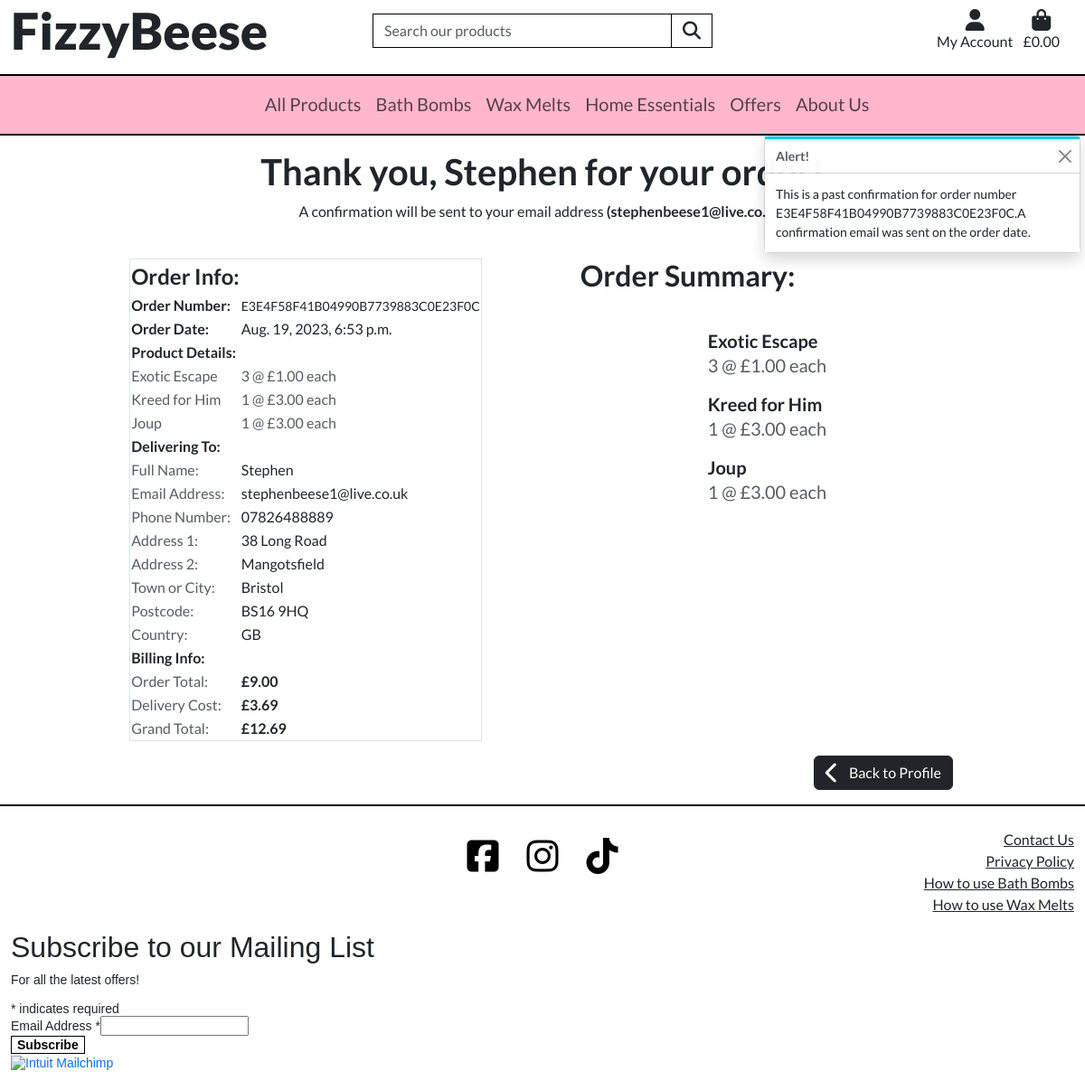
Screenshot of /profile/order_history/E3E4F58F41B04990B7739883C0E23F0C (signed in) with the database file from the repository.
### checkout/models.py (models this page shows, shortened)
class Order(models.Model):
    order_number = models.CharField(max_length=32, null=False, editable=False)
    user_profile = models.ForeignKey(UserProfile, on_delete=models.SET_NULL,
                                     null=True, blank=True,
                                     related_name='orders')
    full_name = models.CharField(max_length=50, null=False, blank=False)
    email = models.EmailField(max_length=254, null=False, blank=False)
    phone_number = models.CharField(max_length=20, null=False, blank=False)
    country = CountryField(blank_label='Country *', null=False, blank=False)
    postcode = models.CharField(max_length=20, null=False, blank=False)
    town_or_city = models.CharField(max_length=40, null=False, blank=False)
    street_address1 = models.CharField(max_length=80, null=False, blank=False)
    street_address2 = models.CharField(max_length=80, null=True, blank=True)
    county = models.CharField(max_length=80, null=True, blank=True)
    date = models.DateTimeField(auto_now_add=True)
    total_weight = models.IntegerField(null=False, default=0)
    delivery_cost = models.DecimalField(
        max_digits=6, decimal_places=2, null=False, default=0)
    order_total = models.DecimalField(
        max_digits=10,
        decimal_places=2,
        null=False,
        default=0.00)
    grand_total = models.DecimalField(
        max_digits=10,
        decimal_places=2,
        null=False,
        default=0)
    original_bag = models.TextField(null=False, blank=False, default='')
    stripe_pid = models.CharField(
        max_length=254,
        null=False,
        blank=False,
        default='')

class OrderLineItem(models.Model):
    order = models.ForeignKey(
        Order,
        null=False,
        blank=False,
        on_delete=models.CASCADE,
        related_name='lineitems')
    product = models.ForeignKey(
        Product,
        null=False,
        blank=False,
        on_delete=models.CASCADE)
    quantity = models.IntegerField(null=False, blank=False, default=0)
    lineitem_total = models.DecimalField(
        max_digits=6,
        decimal_places=2,
        null=False,
        blank=False,
        editable=False)

### products/models.py (models this page shows, shortened)
class Product(models.Model):
    name = models.CharField(max_length=254, unique=True)
    description = models.TextField(null=True, blank=True)
    price = models.DecimalField(max_digits=5, decimal_places=2)
    stock_remaining = models.IntegerField(null=False)
    product_categories = models.ManyToManyField(
        ProductCategory)  # Links to ProductCategory
    fragrance_categories = models.ManyToManyField(
        FragranceCategory, blank=True)  # Links to FragranceCategory
    weight = models.IntegerField()
    sale_price = models.DecimalField(
        max_digits=5,
        decimal_places=2,
        null=True,
        blank=True)
    is_clearance = models.BooleanField()
    is_featured = models.BooleanField()
    is_hidden = models.BooleanField()
    image = models.ImageField(null=True, blank=True)
    label_image = models.ImageField(null=True, blank=True)
    uploaded_on = models.DateTimeField()

### profiles/views.py (the view)
def order_history(request, order_number):
    if request.user.is_authenticated:
        order = get_object_or_404(Order, order_number=order_number)
        messages.info(request, (
            f'This is a past confirmation for order number {order_number}.'
            'A confirmation email was sent on the order date.'
        ))
        template = 'checkout/checkout_success.html'
        context = {
            'order': order,
            'from_profile': True,
        }
        return render(request, template, context)
    else:
        messages.error(request, 'You need to be logged in to view this page, \
                       please login and try again!')
        return redirect('home')

### bag/contexts.py (called while the page is built, shortened)
def bag_contents(request):
    bag_items = []
    total = 0
    product_count = 0
    total_weight = 0
    bag = request.session.get('bag', {})
    if total < settings.FREE_DELIVERY_THRESHOLD:
        if product_count == 0:
            delivery = 0
        free_delivery_delta = settings.FREE_DELIVERY_THRESHOLD - total
    else:
        delivery = 0
        free_delivery_delta = 0
    grand_total = delivery + total
    context = {
        'bag_items': bag_items,
        'total': total,
        'product_count': product_count,
        'total_weight': total_weight,
        'delivery': delivery,
        'free_delivery_delta': free_delivery_delta,
        'free_delivery_threshold': settings.FREE_DELIVERY_THRESHOLD,
        'grand_total': grand_total,
    }
    return context

### home/contexts.py (called while the page is built)
def offers(model):
    clearance_products = Product.objects.filter(is_clearance=True)
    sale_products = Product.objects.filter(sale_price=True)
    context = {
        'clearance_products': clearance_products,
        'sale_products': sale_products,
    }
    return context

### testimonials/contexts.py (called while the page is built)
def testimonial_context(request):
    testimonials = Testimonial.objects.filter(approved=True)
    context = {
        'testimonials': testimonials,
    }
    return context

### checkout/templates/checkout/checkout_success.html (shortened to what this page needs)
{% extends 'base.html' %}
{% load static %}
{% block extra_css %}
<link rel="stylesheet" href="{% static 'checkout/css/checkout_success.css' %}">
{% endblock %}
{% block content %}
<div class="row mw-100 m-0">
    <div class="col-12 text-center mt-3">
        <h1 class="fw-bold">Thank you, {{ order.full_name }} for your order!</h1>
        <p>A confirmation will be sent to your email address <span class="fw-bold">({{ order.email }})</span></p>
    </div>
</div>
<div class="row mw-100">
    <div class="col-12 col-lg-5">
        <div class="row justify-content-center mb-3">
            <div class="col-10">
                <h2 class="my-4 fw-bold">Order Summary:</h2>
            </div>
        </div>
        {% for item in order.lineitems.all %}
        <div class="row justify-content-start">
            <div class="col-6 col-xl-4 mb-1">
            </div>
            <div class="col-5">
                <div class="ms-3">
                    <a class="text-dark text-decoration-none" href="{% url 'product_detail' item.product.id %}">
                        <h3 class="fs-5 fw-bold mb-0 product-name bold-hover">{{ item.product.name }}</h3>
                    </a>
                    <p class="text-muted fs-5">{{ item.quantity }} @
                        {% if item.product.sale_price %}
                        £{{ item.product.sale_price }}
                        {% else %}
                        £{{ item.product.price }}
                        {% endif %}
                        each
                    </p>
                </div>
            </div>
        </div>
        {% endfor %}
    </div>
    <div class="col-12 col-lg-5 offset-lg-1 order-lg-first">
        <div class="row mb-3">
            <div class="col-12">
                <table class="table-responsive border mx-auto mt-4">
                    <thead>
                        <tr>
                            <th scope="col" class="fs-4">Order Info:</th>
                            <th scope="col"></th>
                        </tr>
                    </thead>
                    <tbody>
                        <tr>
                            <th scope="row">Order Number:</th>
                            <td>
                                <small>{{ order.order_number }}</small>
                            </td>
                        </tr>
                        <tr>
                            <th scope="row">Order Date:</th>
                            <td>{{ order.date }}</td>
                        </tr>
                        <tr>
                            <th scope="row">Product Details:</th>
                            <td></td>
                        </tr>
                        {% for item in order.lineitems.all %}
                        <tr class="text-muted">
                            <td>{{ item.product.name }}</td>
                            <td>{{ item.quantity }} @
                                {% if item.product.sale_price %}
                                £{{ item.product.sale_price }}
                                {% else %}
                                £{{ item.product.price }}
                                {% endif %}
                                each
                            </td>
                        </tr>
                        {% endfor %}
                        <tr>
                            <th scope="row">Delivering To:</th>
                            <td></td>
                        </tr>
                        <tr>
                            <td class="text-muted">Full Name:</td>
                            <td>{{ order.full_name }}</td>
                        </tr>
                        <tr>
                            <td class="text-muted">Email Address:</td>
                            <td>{{ order.email }}</td>
                        </tr>
                        <tr>
                            <td class="text-muted">Phone Number:</td>
                            <td>{{ order.phone_number }}</td>
                        </tr>
                        <tr>
                            <td class="text-muted">Address 1:</td>
                            <td>{{ order.street_address1 }}</td>
                        </tr>
                        {% if order.street_address2 %}
                        <tr>
                            <td class="text-muted">Address 2:</td>
                            <td>{{ order.street_address2 }}</td>
                        </tr>
                        {% endif %}
                        <tr>
                            <td class="text-muted">Town or City:</td>
                            <td>{{ order.town_or_city }}</td>
                        </tr>
                        <tr>
                            <td class="text-muted">Postcode:</td>
                            <td>{{ order.postcode }}</td>
                        </tr>
                        <tr>
                            <td class="text-muted">Country:</td>
                            <td>{{ order.country }}</td>
                        </tr>
                        <tr>
                            <th>Billing Info:</th>
                            <td></td>
                        </tr>
                        <tr class="text-muted">
                            <td>Order Total:</td>
                            <td class="text-dark fw-bold">£{{ order.order_total }}</td>
                        </tr>
                        <tr class="text-muted">
                            <td>Delivery Cost:</td>
                            <td class="text-dark fw-bold">£{{ order.delivery_cost }}</td>
                        </tr>
                        <tr class="text-muted">
                            <td>Grand Total:</td>
                            <td class="text-dark fw-bold">£{{ order.grand_total }}</td>
                        </tr>
                    </tbody>
                </table>
            </div>
        </div>
    </div>
    <div class="row justify-content-center">
        <div class="col-10 text-end mb-3">
            {% if from_profile %}
                <a href="{% url 'profile' %}" class="btn btn-dark">
                    <span class="icon me-2 fw-bold"><i class="fa-solid fa-chevron-left fa-xl"></i></span>
                    <span>Back to Profile</span>
                </a>
            {% endif %}
        </div>
    </div>
</div>
{% endblock %}

### static/css/base.css (style rules this page uses)
html { height: 100% }
body { font-family: 'Lato', sans-serif; font-weight: 400; }
.mw-100 { max-width: 100vw !important; }

### checkout/static/checkout/css/checkout_success.css (style rules this page uses)
th { white-space: nowrap; }

### rows the page displays
Order: full_name "Stephen", email "stephenbeese1@live.co.uk", order_number "E3E4F58F41B04990B7739883C0E23F0C", date "Aug. 19, 2023, 6:53 p.m.", phone_number "07826488889", street_address1 "38 Long Road", street_address2 "Mangotsfield", town_or_city "Bristol", postcode "BS16 9HQ", country "GB", order_total "9.00", delivery_cost "3.69", grand_total "12.69"
OrderLineItem: product.name "Exotic Escape", quantity "3", product.sale_price "1.00"
OrderLineItem: product.name "Kreed for Him", quantity "1", product.price "3.00"
OrderLineItem: product.name "Joup", quantity "1", product.price "3.00"

### other values shown
{{ message }} "This is a past confirmation for order number E3E4F58F41B04990B7739883C0E23F0C.A confirmation email was sent on the order date."
